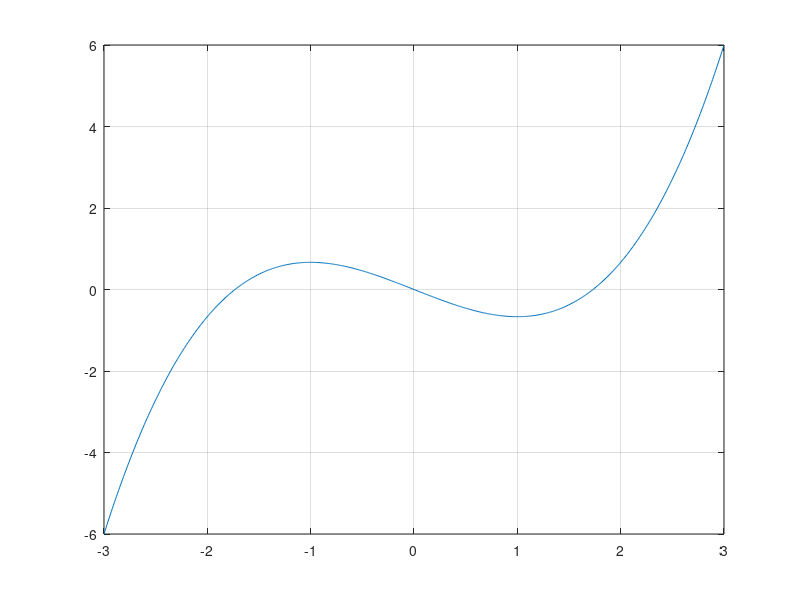

Here is the MATLAB script that generated this plot: (Note: this script raises an error after producing the figure.)
x = -3:0.01:3;
y1 = x;
z1 = (x.^3-3*x)/3;
plot(x,z1)
grid on
hold on

y2 = (-sqrt(3*(12-x.^2))-x)/2;
z2 = (2*x.^3-3*sqrt(3*(12-x.^2))-15*x)/6;

y2 = (sqrt(3*(12-x.^2))-x)/2;
z2 = (2*x.^3+3*sqrt(3*(12-x.^2))-15*x)/6;

[t,y] = ode45(@fast_slow1, [0 800], [2.3; 2.25; 1]);

plot(y(:,1),y(:,3))


% values for lambda: 0.994318, 0.993496, 0.993296
function dydt = fast_slow1(~,y)
dydt = [-y(1)+2*y(2)-y(2)^3/3+y(3);
    -y(2)+2*y(1)-y(1)^3/3+y(3);
    0.05*(0.993496-(y(1)+y(2))/2)];
end